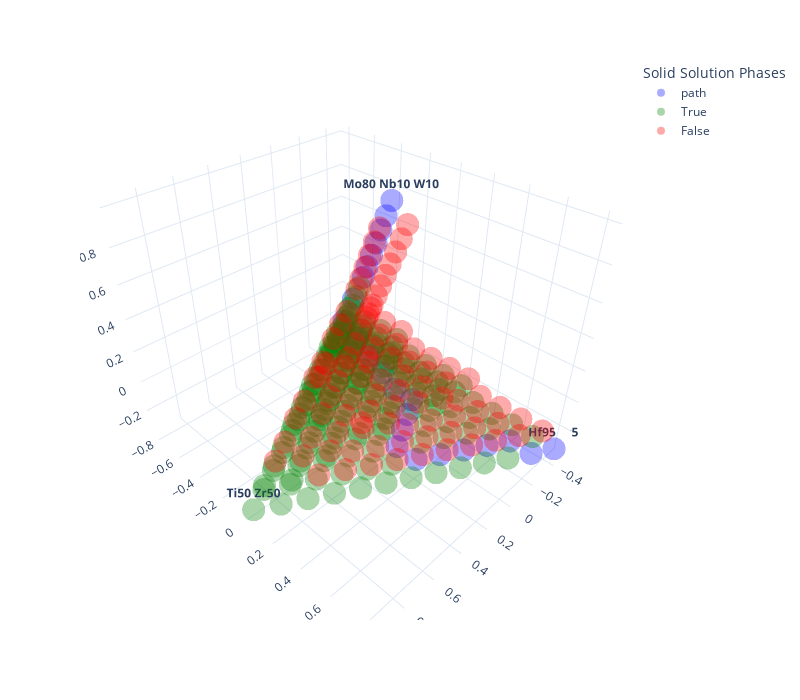

Source (notebook cell):
### Code cell
gridFeasibleMarked = ['path' if i in pathList else f for i, f in enumerate(gridFeasible)]
px.scatter_3d(gridAtt_projected_df, x='x', y='y', z='z', color=gridFeasibleMarked, text=labels, hover_name=formulas,
              template='plotly_white', width=800, height=700, opacity=0.333, color_discrete_sequence=['blue', 'green', 'red'],
              labels={'color':'Solid Solution Phases', 'x':'', 'y':'', 'z':''})
